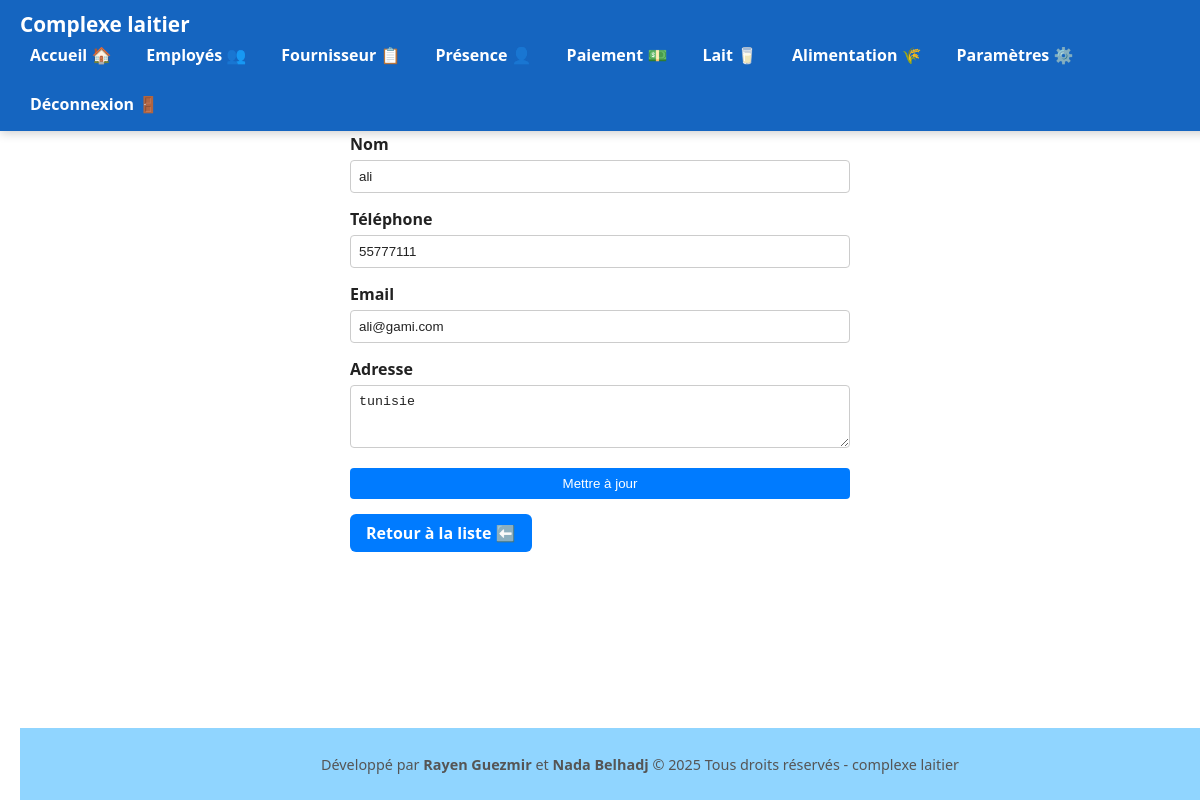
Screenshot of /fournisseur_edit.php?id=2 (signed in) with the database file from the repository.
### tables this page shows
CREATE TABLE IF NOT EXISTS `fournisseur` (
  `id` int NOT NULL AUTO_INCREMENT,
  `nom` varchar(255) NOT NULL,
  `telephone` varchar(8) NOT NULL,
  `email` varchar(255) NOT NULL,
  `adresse` varchar(255) NOT NULL,
  `date_ajout` tinyint NOT NULL,
  PRIMARY KEY (`id`)
);

### fournisseur_edit.php (the view, shortened to what this page needs)
<?php
include('config.php');
include('header.php');
include('footer.php');
$lang = $_SESSION['lang'] ?? 'fr';
$id = intval($_GET['id']);
$stmt = $conn->prepare("SELECT * FROM fournisseur WHERE id=?");
$stmt->bind_param("i", $id);
$stmt->execute();
$result = $stmt->get_result();
$fournisseur = $result->fetch_assoc();
?>
<!DOCTYPE html>
<html lang="<?= $lang ?>">
<head>
</head>
<body>
<h2><?= $lang=='ar'?'✏️ تعديل مورد':'Modifier Fournisseur ✏️' ?></h2>
<form method="POST">
    <label><?= $lang=='ar'?'الاسم':'Nom' ?></label>
    <input type="text" name="nom" value="<?= htmlspecialchars($fournisseur['nom']) ?>" required>
    <label><?= $lang=='ar'?'الهاتف':'Téléphone' ?></label>
    <input type="text" name="telephone" value="<?= htmlspecialchars($fournisseur['telephone']) ?>">
    <label><?= $lang=='ar'?'البريد الإلكتروني':'Email' ?></label>
    <input type="email" name="email" value="<?= htmlspecialchars($fournisseur['email']) ?>">
    <label><?= $lang=='ar'?'العنوان':'Adresse' ?></label>
    <textarea name="adresse" rows="3"><?= htmlspecialchars($fournisseur['adresse']) ?></textarea>
    <input type="submit" value="<?= $lang=='ar'?'تحديث':'Mettre à jour' ?>">
      <a href="fournisseur.php" class="btn-back"><?= $lang=='ar'?'⬅️ العودة إلى القائمة':'Retour à la liste ⬅️' ?></a>
</form>
</body>
</html>

### rows the page displays
fournisseur: nom "ali", telephone "55777111", email "ali@gami.com", adresse "tunisie"

### other values shown
$items['dashboard'] "Accueil 🏠"
$items['employes'] "Employés 👥"
$items['fournisseur'] "Fournisseur 📋"
$items['presence'] "Présence 👤"
$items['paiement'] "Paiement 💵"
$items['lait'] "Lait 🥛"
$items['alimentation'] "Alimentation 🌾"
$items['settings'] "Paramètres ⚙️"
